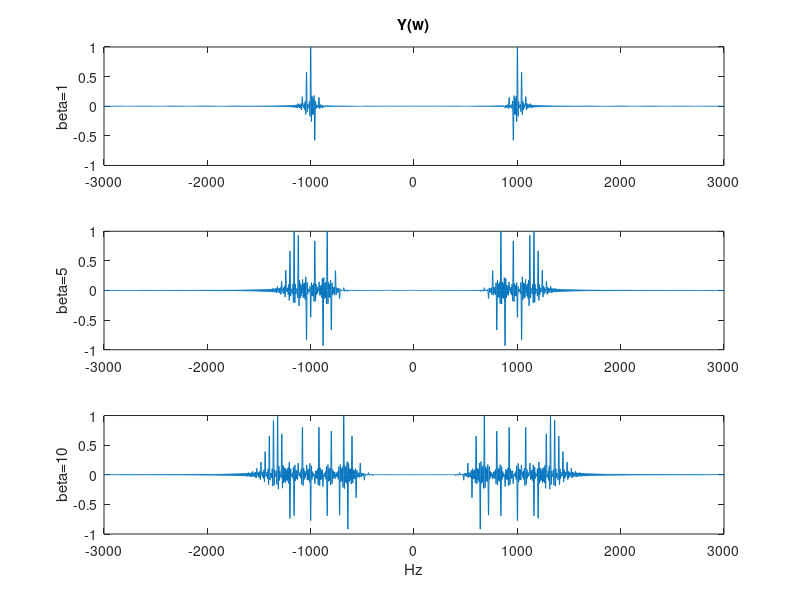

This figure's MATLAB source:
% Spectra of frequency modulated signals

% frequency modulation of sine signal
fa=40; %signal frequency in Hz
wa=2*pi*fa; %signal frequency in rad/s

fc=1000; %carrier frequency in Hz
wc=2*pi*fc; %carrier frequency in rad/s

fs=30000; %sampling frequency in Hz
tiv=1/fs; %time interval between samples;
t=0:tiv:(0.1-tiv); %time intervals set (0.1 seconds)
w1=-fs/2:-1; w2=1:fs/2; w=[w1 w2]; %vector of frequencies for spectra

beta=20; %modulation depth
y=cos((wc*t)+(beta*sin(wa*t))); %modulated signal data set

subplot(3,1,1)
beta=1; %modulation depth
y=cos((wc*t)+(beta*sin(wa*t))); %modulated signal data set
ffy=fft(y,fs); %Fourier transform of y(t)
sy=fftshift(real(ffy));sy=sy/max(sy);
plot(w,sy); %plots spectral density of y(t)
axis([-3000 3000 -1 1]);
ylabel('beta=1'); title('Y(w)');

subplot(3,1,2)
beta=5; %modulation depth
y=cos((wc*t)+(beta*sin(wa*t))); %modulated signal data set
ffy=fft(y,fs); %Fourier transform of y(t)
sy=fftshift(real(ffy));sy=sy/max(sy);
plot(w,sy); %plots spectral density of y(t)
axis([-3000 3000 -1 1]);
ylabel('beta=5');

subplot(3,1,3)
beta=10; %modulation depth
y=cos((wc*t)+(beta*sin(wa*t))); %modulated signal data set
ffy=fft(y,fs); %Fourier transform of y(t)
sy=fftshift(real(ffy));sy=sy/max(sy);
plot(w,sy); %plots spectral density of y(t)
axis([-3000 3000 -1 1]);
xlabel('Hz'); ylabel('beta=10');
